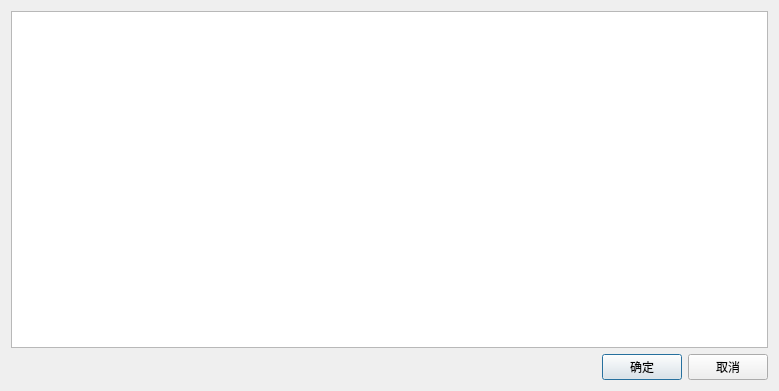
<?xml version="1.0" encoding="UTF-8"?>
<ui version="4.0">
 <class>DialogSelectStation</class>
 <widget class="QDialog" name="DialogSelectStation">
  <property name="geometry">
   <rect>
    <x>0</x>
    <y>0</y>
    <width>779</width>
    <height>391</height>
   </rect>
  </property>
  <property name="windowTitle">
   <string>请选择工位</string>
  </property>
  <layout class="QVBoxLayout" name="verticalLayout">
   <item>
    <widget class="QTableView" name="tableView"/>
   </item>
   <item>
    <layout class="QHBoxLayout" name="horizontalLayout">
     <item>
      <spacer name="horizontalSpacer">
       <property name="orientation">
        <enum>Qt::Horizontal</enum>
       </property>
       <property name="sizeHint" stdset="0">
        <size>
         <width>40</width>
         <height>20</height>
        </size>
       </property>
      </spacer>
     </item>
     <item>
      <widget class="QPushButton" name="buttonAccept">
       <property name="text">
        <string>确定</string>
       </property>
      </widget>
     </item>
     <item>
      <widget class="QPushButton" name="buttonReject">
       <property name="text">
        <string>取消</string>
       </property>
      </widget>
     </item>
    </layout>
   </item>
  </layout>
 </widget>
 <resources/>
 <connections/>
</ui>
